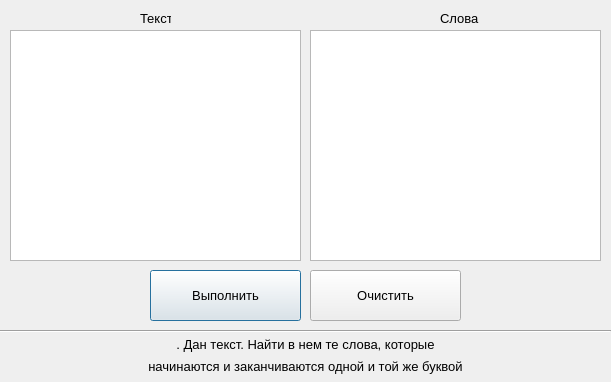
<?xml version="1.0" encoding="UTF-8"?>
<ui version="4.0">
 <class>Dialog</class>
 <widget class="QDialog" name="Dialog">
  <property name="geometry">
   <rect>
    <x>0</x>
    <y>0</y>
    <width>611</width>
    <height>382</height>
   </rect>
  </property>
  <property name="minimumSize">
   <size>
    <width>611</width>
    <height>382</height>
   </size>
  </property>
  <property name="maximumSize">
   <size>
    <width>611</width>
    <height>382</height>
   </size>
  </property>
  <property name="windowTitle">
   <string>Dialog</string>
  </property>
  <widget class="QTextEdit" name="textEdit_words">
   <property name="geometry">
    <rect>
     <x>310</x>
     <y>30</y>
     <width>291</width>
     <height>231</height>
    </rect>
   </property>
   <property name="font">
    <font>
     <family>Segoe UI</family>
     <pointsize>10</pointsize>
    </font>
   </property>
  </widget>
  <widget class="QTextEdit" name="textEdit_text">
   <property name="geometry">
    <rect>
     <x>10</x>
     <y>30</y>
     <width>291</width>
     <height>231</height>
    </rect>
   </property>
   <property name="font">
    <font>
     <family>Segoe UI</family>
     <pointsize>10</pointsize>
    </font>
   </property>
  </widget>
  <widget class="QLabel" name="label_1">
   <property name="geometry">
    <rect>
     <x>140</x>
     <y>10</y>
     <width>31</width>
     <height>16</height>
    </rect>
   </property>
   <property name="font">
    <font>
     <family>Segoe UI</family>
     <pointsize>10</pointsize>
    </font>
   </property>
   <property name="text">
    <string>Текст</string>
   </property>
  </widget>
  <widget class="QLabel" name="label_2">
   <property name="geometry">
    <rect>
     <x>440</x>
     <y>10</y>
     <width>41</width>
     <height>16</height>
    </rect>
   </property>
   <property name="font">
    <font>
     <family>Segoe UI</family>
     <pointsize>10</pointsize>
    </font>
   </property>
   <property name="text">
    <string>Слова</string>
   </property>
  </widget>
  <widget class="QPushButton" name="btn_solve">
   <property name="geometry">
    <rect>
     <x>150</x>
     <y>270</y>
     <width>151</width>
     <height>51</height>
    </rect>
   </property>
   <property name="font">
    <font>
     <family>Segoe UI</family>
     <pointsize>10</pointsize>
    </font>
   </property>
   <property name="text">
    <string>Выполнить</string>
   </property>
  </widget>
  <widget class="QPushButton" name="btn_clear">
   <property name="geometry">
    <rect>
     <x>310</x>
     <y>270</y>
     <width>151</width>
     <height>51</height>
    </rect>
   </property>
   <property name="font">
    <font>
     <family>Segoe UI</family>
     <pointsize>10</pointsize>
    </font>
   </property>
   <property name="text">
    <string>Очистить</string>
   </property>
  </widget>
  <widget class="QLabel" name="label_task_1">
   <property name="geometry">
    <rect>
     <x>10</x>
     <y>334</y>
     <width>591</width>
     <height>21</height>
    </rect>
   </property>
   <property name="font">
    <font>
     <family>Segoe UI</family>
     <pointsize>10</pointsize>
    </font>
   </property>
   <property name="text">
    <string>&lt;html&gt;&lt;head/&gt;&lt;body&gt;&lt;p&gt;. Дан текст. Найти в нем те слова, которые&lt;/p&gt;&lt;/body&gt;&lt;/html&gt;</string>
   </property>
   <property name="alignment">
    <set>Qt::AlignCenter</set>
   </property>
  </widget>
  <widget class="QLabel" name="label_task_2">
   <property name="geometry">
    <rect>
     <x>10</x>
     <y>357</y>
     <width>591</width>
     <height>20</height>
    </rect>
   </property>
   <property name="font">
    <font>
     <family>Segoe UI</family>
     <pointsize>10</pointsize>
    </font>
   </property>
   <property name="text">
    <string>&lt;html&gt;&lt;head/&gt;&lt;body&gt;&lt;p&gt;начинаются и заканчиваются одной и той же буквой&lt;/p&gt;&lt;/body&gt;&lt;/html&gt;</string>
   </property>
   <property name="alignment">
    <set>Qt::AlignCenter</set>
   </property>
  </widget>
  <widget class="Line" name="line">
   <property name="geometry">
    <rect>
     <x>0</x>
     <y>323</y>
     <width>611</width>
     <height>16</height>
    </rect>
   </property>
   <property name="orientation">
    <enum>Qt::Horizontal</enum>
   </property>
  </widget>
 </widget>
 <resources/>
 <connections/>
</ui>
